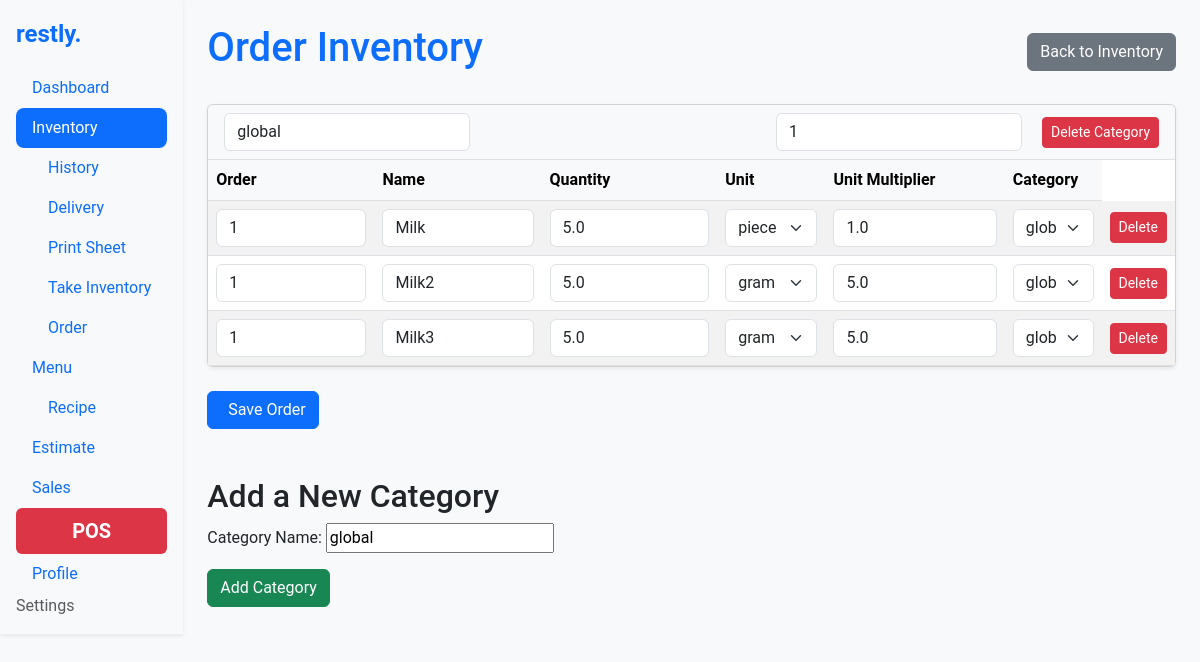
Screenshot of /inventory/order/ with the database file from the repository.
### inventory/models.py (models this page shows, shortened)
class Category(models.Model):
    name = models.CharField(max_length=100, unique=True, default="global")
    slug = models.SlugField(max_length=100, unique=True, blank=True)
    order = models.PositiveIntegerField(default=1)
    is_prepped = models.BooleanField(default=False, help_text="Is this category for prepped ingredients?")
    parent_category = models.ForeignKey(
        'self', on_delete=models.SET_NULL, null=True, blank=True,
        related_name="child_categories", help_text="Parent category for prepped ingredients."
    )
    class Meta:
        ordering = ['order']

class Ingredient(models.Model):
    UNIT_TYPES = [
        ('g', 'gram'),
        ('ml', 'milliliter'),
        ('pce', 'piece'),
        ('cm', 'centimeter'),
        ('oz', 'ounce'),
        ('fl_oz', 'fluid ounce'),
        ('in', 'inch'),
    ]
    name = models.CharField(max_length=255)
    slug = models.SlugField(max_length=255, unique=True, blank=True)
    quantity = models.FloatField()  # Quantity in stock
    threshold = models.FloatField(default=0)  # Minimum threshold for inventory
    category = models.ForeignKey('Category', on_delete=models.CASCADE)
    unit_type = models.CharField(max_length=10, choices=UNIT_TYPES)
    unit_multiplier = models.FloatField()  # Multiplier for unit type
    unit_cost = models.FloatField()  # Cost per unit
    estimated_usage = models.FloatField(null=True, blank=True)  # Optional, estimated usage per day
    total_cost = models.DecimalField(max_digits=12, decimal_places=6, editable=False)
    history = HistoricalRecords()
    order = models.PositiveIntegerField(default=1)
    change_source = models.CharField(max_length=50, blank=True, null=True)
    allergens = models.ManyToManyField(Allergen, related_name="ingredients", blank=True)
    class Meta:
        ordering = ['order']
        unique_together = ('name', 'category')

### inventory/views.py (the view, shortened to what this page needs)
# urls.py: path('order/', views.order_inventory, name='order_inventory'),
def order_inventory(request):
    categories = Category.objects.prefetch_related(
        models.Prefetch('ingredient_set', queryset=Ingredient.objects.order_by('order'))
    )
    category_form = CategoryForm()
    context = {
        'categories': categories,
        'category_form': category_form,
    }
    return render(request, 'inventory/order_inventory.html', context)

### inventory/forms.py (shortened to what this page needs)
class CategoryForm(forms.ModelForm):
    class Meta:
        model = Category
        fields = ['name']
        labels = {
            'name': 'Category Name',
        }

### inventory/templates/inventory/order_inventory.html (shortened to what this page needs)
{% extends 'base.html' %}
{% block content %}
<div class="d-flex justify-content-between align-items-center mb-4">
    <h1 class="text-primary">Order Inventory</h1>
    <a href="{% url 'inventory' %}" class="btn btn-secondary">
         Back to Inventory
    </a>
</div>
<form method="post" action="{% url 'order_inventory' %}">
    {% for category in categories %}
    <div class="card mb-4 shadow-sm">
        <div class="card-header d-flex justify-content-between align-items-center">
            <div class="d-flex align-items-center">
                <input type="text" name="category-name-{{ category.id }}" value="{{ category.name }}"
                       class="form-control me-3 w-auto" placeholder="Category Name">
            </div>
            <div>
                <input type="number" name="category-order-{{ category.id }}" value="{{ category.order }}"
                       class="form-control d-inline-block w-auto me-3">
                <button type="button" class="btn btn-danger btn-sm delete-category-button"
                        data-category-id="{{ category.id }}">
                     Delete Category
                </button>
            </div>
        </div>
        <table class="table table-striped align-middle mb-0">
            <thead class="table-light">
                <tr>
                    <th>Order</th>
                    <th>Name</th>
                    <th>Quantity</th>
                    <th>Unit</th>
                    <th>Unit Multiplier</th>
                    <th>Category</th>
                </tr>
            </thead>
            <tbody>
                {% for ingredient in category.ingredient_set.all %}
                <tr data-id="{{ ingredient.id }}">
                    <td>
                        <input type="number" name="order-{{ ingredient.id }}" value="{{ ingredient.order }}" class="form-control" />
                    </td>
                    <td>
                        <input type="text" name="name-{{ ingredient.id }}" value="{{ ingredient.name|title }}" class="form-control" />
                    </td>
                    <td>
                        <input type="number" name="quantity-{{ ingredient.id }}" value="{{ ingredient.quantity }}" step="0.000001" class="form-control" />
                    </td>
                    <td>
                        <select name="unit_type-{{ ingredient.id }}" class="form-select">
                            {% for unit, label in ingredient.UNIT_TYPES %}
                            <option value="{{ unit }}" {% if unit == ingredient.unit_type %}selected{% endif %}>{{ label }}</option>
                            {% endfor %}
                        </select>
                    </td>
                    <td>
                        <input type="number" name="unit_multiplier-{{ ingredient.id }}" value="{{ ingredient.unit_multiplier }}" step="0.000001" class="form-control" />
                    </td>
                    <td>
                        <select name="ingredient-category-{{ ingredient.id }}" class="form-select">
                            {% for category_option in categories %}
                            <option value="{{ category_option.id }}" {% if category_option.id == ingredient.category.id %}selected{% endif %}>
                                {{ category_option.name }}
                            </option>
                            {% endfor %}
                        </select>
                    </td>
                    <td>
                        <button type="button" class="btn btn-danger btn-sm delete-button" data-id="{{ ingredient.id }}">
                             Delete
                        </button>
                    </td>
                </tr>
                {% endfor %}
            </tbody>
        </table>
    </div>
    {% endfor %}
    <button type="submit" class="btn btn-primary">
         Save Order
    </button>
</form>
<div class="mt-5">
    <h2>Add a New Category</h2>
    <form method="post" action="{% url 'order_inventory' %}">
        {{ category_form.as_p }}
        <button type="submit" name="add_category" value="true" class="btn btn-success">
             Add Category
        </button>
    </form>
</div>
{% endblock %}

### static/styles.css (style rules this page uses)
body { font-family: 'Roboto', sans-serif; background-color: #f8f9fa; }
.table { margin-bottom: 0; }
.table th, .table td { vertical-align: middle; }
.card-header { background-color: #f8f9fa; border-bottom: 1px solid #dee2e6; }
.card-header .btn { margin-left: auto; }
.btn-primary { display: inline-flex; align-items: center; gap: 0.5rem; }

### rows the page displays
Category: name "global", id "1"
Ingredient: id "1", name "Milk", quantity "5.0", unit_type+id "piece", unit_multiplier "1.0", category+id "global"
Ingredient: order "1", name "Milk2", quantity "5.0", unit_type+id "gram", unit_multiplier "5.0", category+id "global"
Ingredient: order "1", name "Milk3", quantity "5.0", unit_type+id "gram", unit_multiplier "5.0", category+id "global"
